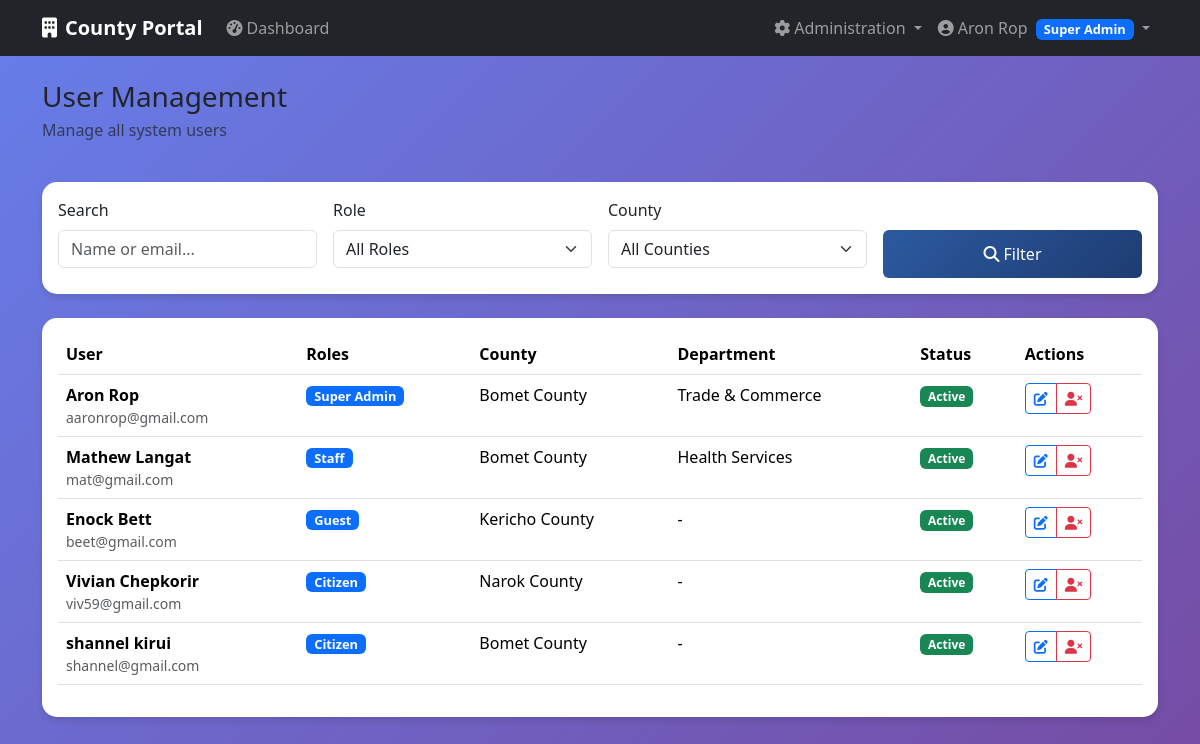
The app's page /auth/users (signed in) with its own data.
### app/models/user.py (models this page shows, shortened)
class User(db.Model, UserMixin):
    __tablename__ = 'users'
    id = db.Column(db.Integer, primary_key=True)
    email = db.Column(db.String(200), unique=True, nullable=False)
    password = db.Column(db.String(128), nullable=False)
    active = db.Column(db.Boolean(), default=True)
    confirmed_at = db.Column(db.DateTime())
    created_at = db.Column(db.DateTime(), nullable=False, default=db.func.current_timestamp())
    fs_uniquifier = db.Column(db.String(255), unique=True, nullable=False, default=lambda: str(uuid.uuid4()))
    county_id = db.Column(db.Integer, db.ForeignKey('counties.id'))
    department_id = db.Column(db.Integer, db.ForeignKey('departments.id'))
    last_login_at = db.Column(db.DateTime())
    current_login_at = db.Column(db.DateTime())
    last_login_ip = db.Column(db.String(50))
    current_login_ip = db.Column(db.String(50))
    login_count = db.Column(db.Integer, default=0)
    first_name = db.Column(db.String(100))
    last_name = db.Column(db.String(100))
    phone = db.Column(db.String(20))
    roles = db.relationship('Role', secondary=roles_users, backref=db.backref('users', lazy='dynamic'))
    def full_name(self):
        if self.first_name and self.last_name:
            return f"{self.first_name} {self.last_name}"
        return self.email.split('@')[0] # Fallback if user dont provide first and last name or both
    def has_role(self, role_name):
        return any(role.name == role_name for role in self.roles)

class Role(db.Model, RoleMixin):
    __tablename__ = 'roles'
    id = db.Column(db.Integer, primary_key=True)
    name = db.Column(db.String(80), unique=True, nullable=False)
    description = db.Column(db.String(255), nullable=True)

### app/models/county.py (models this page shows, shortened)
class County(db.Model):
        __tablename__ = 'counties'
        id = db.Column(db.Integer, primary_key=True)
        name = db.Column(db.String(100), unique=True, nullable=False)
        code = db.Column(db.String(10), unique=True, nullable=False)
        description = db.Column(db.Text)
        active = db.Column(db.Boolean, default=True)
        created_at = db.Column(db.DateTime, default=datetime.utcnow)
        users = db.relationship('User', backref='county', lazy='dynamic')
        departments = db.relationship('Department', backref='county',   lazy='dynamic')

class Department(db.Model):
        __tablename__ = 'departments'
        id = db.Column(db.Integer, primary_key=True)
        name = db.Column(db.String(100), nullable=False)
        code = db.Column(db.String(20), nullable=False)
        description = db.Column(db.Text)
        county_id = db.Column(db.Integer, db.ForeignKey('counties.id'),
  nullable=False)
        active = db.Column(db.Boolean, default=True)
        created_at = db.Column(db.DateTime, default=datetime.utcnow)
        officers = db.relationship('User', backref='department', lazy='dynamic')
        permit_types = db.relationship('PermitType', backref='department', lazy='dynamic')

### app/auth/routes.py (the view)
@auth_bp.route('/users')
@login_required
@roles_required(UserRoles.SUPER_ADMIN)
def users():
    page = request.args.get('page', 1, type=int)
    search = request.args.get('search', '', type=str)
    role_filter = request.args.get('role', '', type=str)
    county_filter = request.args.get('county', '', type=str)
    query = User.query
    if search:
        query = query.filter(
            (User.email.contains(search)) |
            (User.first_name.contains(search)) |
            (User.last_name.contains(search))
        )
    if role_filter:
        role = Role.query.filter_by(name=role_filter).first()
        if role:
            query = query.filter(User.roles.contains(role))
    if county_filter:
        query = query.filter_by(county_id=county_filter)
    users = query.paginate(
        page=page, per_page=20, error_out=False
    )
    roles = Role.query.all()
    counties = County.query.filter_by(active=True).all()
    return render_template('auth/users.html',
                            users=users,
                            roles=roles,
                            counties=counties,
                            current_search=search,
                            current_role=role_filter,
                            current_county=county_filter)

### app/templates/auth/users.html (shortened to what this page needs)
{% extends "base.html" %}
{% block content %}
<div class="row">
    <div class="col-12">
        <div class="d-flex justify-content-between align-items-center mb-4">
            <div>
                <h1 class="h3 mb-1">User Management</h1>
                <p class="text-muted">Manage all system users</p>
            </div>
        </div>
    </div>
</div>
<div class="card dashboard-card mb-4">
    <div class="card-body">
        <form method="GET" class="row g-3">
            <div class="col-md-3">
                <label for="search" class="form-label">Search</label>
                <input type="text" class="form-control" id="search" name="search"
                       value="{{ current_search }}" placeholder="Name or email...">
            </div>
            <div class="col-md-3">
                <label for="role" class="form-label">Role</label>
                <select class="form-select" id="role" name="role">
                    <option value="">All Roles</option>
                </select>
            </div>
            <div class="col-md-3">
                <label for="county" class="form-label">County</label>
                <select class="form-select" id="county" name="county">
                    <option value="">All Counties</option>
                </select>
            </div>
            <div class="col-md-3">
                <label class="form-label d-block">&nbsp;</label>
                <div class="d-grid">
                    <button type="submit" class="btn btn-primary">
                        <i class="fas fa-search me-1"></i>Filter
                    </button>
                </div>
            </div>
        </form>
    </div>
</div>
<div class="card dashboard-card">
    <div class="card-body">
        <div class="table-responsive">
            <table class="table table-hover">
                <thead>
                    <tr>
                        <th>User</th>
                        <th>Roles</th>
                        <th>County</th>
                        <th>Department</th>
                        <th>Status</th>
                        <th>Actions</th>
                    </tr>
                </thead>
                <tbody>
                    {% for user in users.items %}
                    <tr>
                        <td>
                            <div class="d-flex align-items-center">
                                <div>
                                    <div class="fw-bold">{{ user.first_name }} {{ user.last_name }}</div>
                                    <div class="small text-muted">{{ user.email }}</div>
                                </div>
                            </div>
                        </td>
                        <td>
                            {% for role in user.roles %}
                            <span class="badge bg-primary role-badge">{{ role.name.replace('_', ' ').title() }}</span>
                            {% endfor %}
                        </td>
                        <td>{{ user.county.name if user.county else '-' }}</td>
                        <td>{{ user.department.name if user.department else '-' }}</td>
                        <td>
                            <span class="badge {% if user.active %}bg-success{% else %}bg-danger{% endif %}">
                                {{ 'Active' if user.active else 'Inactive' }}
                            </span>
                        </td>
                        <td>
                            <div class="btn-group">
                                <a href="{{ url_for('auth_bp.edit_user', user_id=user.id) }}"
                                   class="btn btn-sm btn-outline-primary"
                                   title="Edit User">
                                    <i class="fas fa-edit"></i>
                                </a>
                                <button onclick="toggleUserStatus('{{ user.id }}')"
                                        class="btn btn-sm {% if user.active %}btn-outline-danger{% else %}btn-outline-success{% endif %}"
                                        title="{% if user.active %}Deactivate User{% else %}Activate User{% endif %}">
                                    <i class="fas {% if user.active %}fa-user-times{% else %}fa-user-check{% endif %}"></i>
                                </button>
                            </div>
                        </td>
                    </tr>
                    {% endfor %}
                </tbody>
            </table>
        </div>
    </div>
</div>
{% endblock %}

### app/templates/base.html (shortened to what this page needs)
<!DOCTYPE html>
<html lang="en">
<head>
    <link href="https://cdn.jsdelivr.net/npm/bootstrap@5.3.2/dist/css/bootstrap.min.css" rel="stylesheet">
    <link href="https://cdnjs.cloudflare.com/ajax/libs/font-awesome/6.4.0/css/all.min.css" rel="stylesheet">
</head>
<body>
    <nav class="navbar navbar-expand-lg navbar-dark bg-dark">
        <div class="container">
            <a class="navbar-brand" href="{{ url_for('main_bp.index') }}">
                <i class="fas fa-building me-2"></i>County Portal
            </a>
            {% if current_user.is_authenticated %}
            <div class="collapse navbar-collapse" id="navbarNav">
                <ul class="navbar-nav me-auto">
                    <li class="nav-item">
                        <a class="nav-link" href="{{ url_for('main_bp.dashboard') }}">
                            <i class="fas fa-tachometer-alt me-1"></i>Dashboard
                        </a>
                    </li>
                </ul>
                {% if current_user.has_role('super_admin') %}
                <ul class="navbar-nav">
                    <li class="nav-item dropdown">
                        <a class="nav-link dropdown-toggle" href="#" id="adminDropdown" role="button" data-bs-toggle="dropdown">
                            <i class="fas fa-cog me-1"></i>Administration
                        </a>
                    </li>
                </ul>
                {% endif %}
                <ul class="navbar-nav">
                    <li class="nav-item dropdown">
                        <a class="nav-link dropdown-toggle" href="#" id="userDropdown" role="button" data-bs-toggle="dropdown">
                            <i class="fas fa-user-circle me-1"></i>{{ current_user.full_name() }}
                            {% for role in current_user.roles %}
                            <span class="badge bg-primary role-badge ms-1">{{ role.name.replace('_', ' ').title() }}</span>
                            {% endfor %}
                        </a>
                    </li>
                </ul>
            </div>
            {% else %}
            <div class="d-flex">
                <a href="{{ url_for('security.login') }}" class="btn btn-outline-light me-2">Login</a>
                <a href="{{ url_for('security.register') }}" class="btn btn-primary">Register</a>
            </div>
            {% endif %}
        </div>
    </nav>
    <main class="container mt-4">
        {% block content %}{% endblock %}
    </main>
</body>
</html>

### app/templates/base.html (style rules this page uses)
:root { --primary-color: #2c5aa0; --secondary-color: #f8f9fa; --success-color: #28a745; --danger-color: #dc3545; --warning-color: #ffc107; }
body { background: linear-gradient(135deg, #667eea 0%, #764ba2 100%); min-height: 100vh; font-family: 'Segoe UI', Tahoma, Geneva, Verdana, sans-serif; }
.navbar-brand { font-weight: bold; }
.dashboard-card { border: none; border-radius: 15px; box-shadow: 0 4px 6px rgba(0, 0, 0, 0.1); transition: transform 0.2s; }
.role-badge { font-size: 0.8em; padding: 0.25rem 0.5rem; }
.btn-primary { background: linear-gradient(135deg, var(--primary-color) 0%, #1e3c72 100%); border: none; padding: 0.75rem 2rem; font-weight: 500; transition: transform 0.2s ease; }

### records on screen
User: full_name "Aron Rop", first_name "Aron", last_name "Rop", email "aaronrop@gmail.com", county "Bomet County", department "Trade & Commerce", active "Active"
Role: name.replace "Super Admin"
User: first_name "Mathew", last_name "Langat", email "mat@gmail.com", county "Bomet County", department "Health Services", active "Active"
Role: name.replace "Staff"
User: first_name "Enock", last_name "Bett", email "beet@gmail.com", county "Kericho County", department "-", active "Active"
Role: name.replace "Guest"
User: first_name "Vivian", last_name "Chepkorir", email "viv59@gmail.com", county "Narok County", department "-", active "Active"
Role: name.replace "Citizen"
User: first_name "shannel", last_name "kirui", email "shannel@gmail.com", county "Bomet County", department "-", active "Active"
